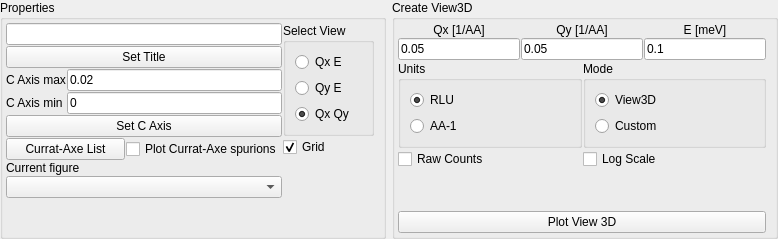
<?xml version="1.0" encoding="UTF-8"?>
<ui version="4.0">
 <class>Form</class>
 <widget class="QWidget" name="Form">
  <property name="geometry">
   <rect>
    <x>0</x>
    <y>0</y>
    <width>778</width>
    <height>239</height>
   </rect>
  </property>
  <property name="sizePolicy">
   <sizepolicy hsizetype="Preferred" vsizetype="Fixed">
    <horstretch>0</horstretch>
    <verstretch>0</verstretch>
   </sizepolicy>
  </property>
  <property name="windowTitle">
   <string>Form</string>
  </property>
  <layout class="QHBoxLayout" name="horizontalLayout">
   <property name="leftMargin">
    <number>0</number>
   </property>
   <property name="topMargin">
    <number>0</number>
   </property>
   <property name="rightMargin">
    <number>0</number>
   </property>
   <property name="bottomMargin">
    <number>0</number>
   </property>
   <item>
    <widget class="QGroupBox" name="PropertiesView3D">
     <property name="toolTip">
      <string>Properties for current figure</string>
     </property>
     <property name="statusTip">
      <string>Properties for current figure</string>
     </property>
     <property name="title">
      <string>Properties</string>
     </property>
     <layout class="QHBoxLayout" name="horizontalLayout_4">
      <property name="spacing">
       <number>1</number>
      </property>
      <property name="leftMargin">
       <number>3</number>
      </property>
      <property name="topMargin">
       <number>3</number>
      </property>
      <property name="bottomMargin">
       <number>3</number>
      </property>
      <item>
       <layout class="QVBoxLayout" name="verticalLayout_6">
        <item>
         <widget class="QLineEdit" name="View3D_SetTitle_lineEdit">
          <property name="toolTip">
           <string>Set title of current figure</string>
          </property>
          <property name="statusTip">
           <string>Set title of current figure</string>
          </property>
         </widget>
        </item>
        <item>
         <widget class="QPushButton" name="View3D_SetTitle_button">
          <property name="toolTip">
           <string>Set title of current figure</string>
          </property>
          <property name="statusTip">
           <string>Set title of current figure</string>
          </property>
          <property name="text">
           <string>Set Title</string>
          </property>
         </widget>
        </item>
        <item>
         <layout class="QHBoxLayout" name="horizontalLayout_2">
          <item>
           <layout class="QGridLayout" name="gridLayout_2">
            <item row="2" column="0">
             <widget class="QLabel" name="label_7">
              <property name="toolTip">
               <string>Set color scale axis of current figure</string>
              </property>
              <property name="statusTip">
               <string>Set color scale axis of current figure</string>
              </property>
              <property name="text">
               <string>C Axis max</string>
              </property>
             </widget>
            </item>
            <item row="3" column="0">
             <widget class="QLabel" name="label_6">
              <property name="toolTip">
               <string>Set color scale axis of current figure</string>
              </property>
              <property name="statusTip">
               <string>Set color scale axis of current figure</string>
              </property>
              <property name="text">
               <string>C Axis min</string>
              </property>
             </widget>
            </item>
            <item row="3" column="2">
             <widget class="QLineEdit" name="View3D_CAxisMin_lineEdit">
              <property name="toolTip">
               <string>Set color scale axis of current figure</string>
              </property>
              <property name="statusTip">
               <string>Set color scale axis of current figure</string>
              </property>
              <property name="text">
               <string>0</string>
              </property>
             </widget>
            </item>
            <item row="2" column="2">
             <widget class="QLineEdit" name="View3D_CAxisMax_lineEdit">
              <property name="toolTip">
               <string>Set color scale axis of current figure</string>
              </property>
              <property name="statusTip">
               <string>Set color scale axis of current figure</string>
              </property>
              <property name="text">
               <string>0.02</string>
              </property>
             </widget>
            </item>
           </layout>
          </item>
         </layout>
        </item>
        <item>
         <widget class="QPushButton" name="View3D_setCAxis_button">
          <property name="toolTip">
           <string>Set color scale axis of current figure</string>
          </property>
          <property name="statusTip">
           <string>Set color scale axis of current figure</string>
          </property>
          <property name="text">
           <string>Set C Axis</string>
          </property>
         </widget>
        </item>
        <item>
         <layout class="QHBoxLayout" name="horizontalLayout_3">
          <item>
           <widget class="QPushButton" name="View3D_CurratAxe_button">
            <property name="statusTip">
             <string>Create list of Bragg peaks from which Currat-Axe spurions are calcualted</string>
            </property>
            <property name="text">
             <string>Currat-Axe List</string>
            </property>
           </widget>
          </item>
          <item>
           <widget class="QCheckBox" name="View3D_CurratAxe_checkBox">
            <property name="toolTip">
             <string>Show or hide Currat-Axe spurions in current figure</string>
            </property>
            <property name="statusTip">
             <string>Show or hide Currat-Axe spurions in current figure</string>
            </property>
            <property name="text">
             <string>Plot Currat-Axe spurions</string>
            </property>
           </widget>
          </item>
         </layout>
        </item>
        <item>
         <widget class="QLabel" name="label_2">
          <property name="toolTip">
           <string>Current Figure</string>
          </property>
          <property name="statusTip">
           <string>Current Figure</string>
          </property>
          <property name="text">
           <string>Current figure</string>
          </property>
         </widget>
        </item>
        <item>
         <widget class="QComboBox" name="View3D_figureList_comboBox">
          <property name="toolTip">
           <string>Current Figure</string>
          </property>
          <property name="statusTip">
           <string>Current Figure</string>
          </property>
         </widget>
        </item>
        <item>
         <spacer name="verticalSpacer_2">
          <property name="orientation">
           <enum>Qt::Vertical</enum>
          </property>
          <property name="sizeHint" stdset="0">
           <size>
            <width>20</width>
            <height>0</height>
           </size>
          </property>
         </spacer>
        </item>
       </layout>
      </item>
      <item>
       <layout class="QVBoxLayout" name="verticalLayout_2">
        <item>
         <layout class="QVBoxLayout" name="verticalLayout_4">
          <item>
           <widget class="QGroupBox" name="slecetView_groupBox">
            <property name="toolTip">
             <string>Select view direction of current figure (Use also 0,1, and 2)</string>
            </property>
            <property name="statusTip">
             <string>Select view direction of current figure (Use also 0,1, and 2)</string>
            </property>
            <property name="title">
             <string>Select View</string>
            </property>
            <layout class="QVBoxLayout" name="verticalLayout">
             <item>
              <widget class="QRadioButton" name="View3D_SelectView_QxE_radioButton">
               <property name="text">
                <string>Qx E</string>
               </property>
               <property name="autoExclusive">
                <bool>true</bool>
               </property>
               <attribute name="buttonGroup">
                <string notr="true">buttonGroup</string>
               </attribute>
              </widget>
             </item>
             <item>
              <widget class="QRadioButton" name="View3D_SelectView_QyE_radioButton">
               <property name="text">
                <string>Qy E</string>
               </property>
               <property name="checked">
                <bool>false</bool>
               </property>
               <property name="autoExclusive">
                <bool>true</bool>
               </property>
               <attribute name="buttonGroup">
                <string notr="true">buttonGroup</string>
               </attribute>
              </widget>
             </item>
             <item>
              <widget class="QRadioButton" name="View3D_SelectView_QxQy_radioButton">
               <property name="text">
                <string>Qx Qy</string>
               </property>
               <property name="checked">
                <bool>true</bool>
               </property>
               <property name="autoExclusive">
                <bool>true</bool>
               </property>
               <attribute name="buttonGroup">
                <string notr="true">buttonGroup</string>
               </attribute>
              </widget>
             </item>
            </layout>
           </widget>
          </item>
          <item>
           <widget class="QCheckBox" name="View3D_Grid_checkBox">
            <property name="toolTip">
             <string>Show/hide grid on current figure</string>
            </property>
            <property name="statusTip">
             <string>Show/hide grid on current figure</string>
            </property>
            <property name="text">
             <string>Grid</string>
            </property>
            <property name="checked">
             <bool>true</bool>
            </property>
           </widget>
          </item>
          <item>
           <spacer name="verticalSpacer">
            <property name="orientation">
             <enum>Qt::Vertical</enum>
            </property>
            <property name="sizeHint" stdset="0">
             <size>
              <width>20</width>
              <height>0</height>
             </size>
            </property>
           </spacer>
          </item>
         </layout>
        </item>
       </layout>
      </item>
     </layout>
    </widget>
   </item>
   <item>
    <widget class="QGroupBox" name="CreateNewView3D_groupBox">
     <property name="toolTip">
      <string>Properties for new plot</string>
     </property>
     <property name="statusTip">
      <string>Properties for new plot</string>
     </property>
     <property name="title">
      <string>Create View3D</string>
     </property>
     <layout class="QVBoxLayout" name="verticalLayout_3">
      <property name="spacing">
       <number>1</number>
      </property>
      <property name="leftMargin">
       <number>3</number>
      </property>
      <property name="topMargin">
       <number>3</number>
      </property>
      <property name="bottomMargin">
       <number>3</number>
      </property>
      <item>
       <layout class="QGridLayout" name="gridLayout">
        <item row="1" column="1">
         <widget class="QLabel" name="label_4">
          <property name="text">
           <string>Qy [1/AA]</string>
          </property>
          <property name="alignment">
           <set>Qt::AlignCenter</set>
          </property>
         </widget>
        </item>
        <item row="1" column="2">
         <widget class="QLabel" name="label_8">
          <property name="text">
           <string>E [meV]</string>
          </property>
          <property name="alignment">
           <set>Qt::AlignCenter</set>
          </property>
         </widget>
        </item>
        <item row="2" column="2">
         <widget class="QLineEdit" name="View3D_EBin_lineEdit">
          <property name="text">
           <string>0.1</string>
          </property>
         </widget>
        </item>
        <item row="2" column="1">
         <widget class="QLineEdit" name="View3D_QYBin_lineEdit">
          <property name="text">
           <string>0.05</string>
          </property>
         </widget>
        </item>
        <item row="1" column="0">
         <widget class="QLabel" name="label">
          <property name="text">
           <string>Qx [1/AA]</string>
          </property>
          <property name="alignment">
           <set>Qt::AlignCenter</set>
          </property>
         </widget>
        </item>
        <item row="2" column="0">
         <widget class="QLineEdit" name="View3D_QXBin_lineEdit">
          <property name="text">
           <string>0.05</string>
          </property>
         </widget>
        </item>
       </layout>
      </item>
      <item>
       <layout class="QHBoxLayout" name="horizontalLayout_5">
        <item>
         <widget class="QGroupBox" name="units_groupBox">
          <property name="title">
           <string>Units</string>
          </property>
          <layout class="QVBoxLayout" name="verticalLayout_5">
           <item>
            <widget class="QRadioButton" name="View3D_SelectUnits_RLU_radioButton">
             <property name="text">
              <string>RLU</string>
             </property>
             <property name="checked">
              <bool>true</bool>
             </property>
             <property name="autoExclusive">
              <bool>true</bool>
             </property>
             <attribute name="buttonGroup">
              <string notr="true">buttonGroup_2</string>
             </attribute>
            </widget>
           </item>
           <item>
            <widget class="QRadioButton" name="View3D_SelectUnits_AA_radioButton">
             <property name="text">
              <string>AA-1</string>
             </property>
             <property name="autoExclusive">
              <bool>true</bool>
             </property>
             <attribute name="buttonGroup">
              <string notr="true">buttonGroup_2</string>
             </attribute>
            </widget>
           </item>
          </layout>
         </widget>
        </item>
        <item>
         <widget class="QGroupBox" name="groupBox">
          <property name="title">
           <string>Mode</string>
          </property>
          <layout class="QVBoxLayout" name="verticalLayout_7">
           <item>
            <widget class="QRadioButton" name="View3D_Mode_Viewer3D_radioButton">
             <property name="text">
              <string>View3D</string>
             </property>
             <property name="checked">
              <bool>true</bool>
             </property>
             <property name="autoRepeat">
              <bool>false</bool>
             </property>
             <attribute name="buttonGroup">
              <string notr="true">buttonGroup_3</string>
             </attribute>
            </widget>
           </item>
           <item>
            <widget class="QRadioButton" name="View3D_Mode_Custom_radioButton">
             <property name="text">
              <string>Custom</string>
             </property>
             <property name="checkable">
              <bool>true</bool>
             </property>
             <property name="checked">
              <bool>false</bool>
             </property>
             <property name="autoRepeat">
              <bool>true</bool>
             </property>
             <attribute name="buttonGroup">
              <string notr="true">buttonGroup_3</string>
             </attribute>
            </widget>
           </item>
          </layout>
         </widget>
        </item>
       </layout>
      </item>
      <item>
       <layout class="QHBoxLayout" name="horizontalLayout_6">
        <item>
         <widget class="QCheckBox" name="View3D_RawCounts_checkBox">
          <property name="toolTip">
           <string>Use neutron counts in stead of intensity</string>
          </property>
          <property name="statusTip">
           <string>Use neutron counts in stead of intensity</string>
          </property>
          <property name="text">
           <string>Raw Counts</string>
          </property>
         </widget>
        </item>
        <item>
         <widget class="QCheckBox" name="View3D_LogScale_checkBox">
          <property name="toolTip">
           <string>Use log scale of intensity when plotting</string>
          </property>
          <property name="statusTip">
           <string>Use log scale of intensity when plotting</string>
          </property>
          <property name="text">
           <string>Log Scale</string>
          </property>
         </widget>
        </item>
       </layout>
      </item>
      <item>
       <spacer name="verticalSpacer_3">
        <property name="orientation">
         <enum>Qt::Vertical</enum>
        </property>
        <property name="sizeHint" stdset="0">
         <size>
          <width>20</width>
          <height>0</height>
         </size>
        </property>
       </spacer>
      </item>
      <item>
       <widget class="QPushButton" name="View3D_plot_button">
        <property name="toolTip">
         <string>Generate 3D Viewer</string>
        </property>
        <property name="statusTip">
         <string>Generate 3D Viewer</string>
        </property>
        <property name="text">
         <string>Plot View 3D</string>
        </property>
       </widget>
      </item>
     </layout>
    </widget>
   </item>
  </layout>
 </widget>
 <tabstops>
  <tabstop>View3D_SetTitle_lineEdit</tabstop>
  <tabstop>View3D_SetTitle_button</tabstop>
  <tabstop>View3D_CAxisMax_lineEdit</tabstop>
  <tabstop>View3D_CAxisMin_lineEdit</tabstop>
  <tabstop>View3D_setCAxis_button</tabstop>
  <tabstop>View3D_CurratAxe_button</tabstop>
  <tabstop>View3D_CurratAxe_checkBox</tabstop>
  <tabstop>View3D_SelectView_QxE_radioButton</tabstop>
  <tabstop>View3D_SelectView_QyE_radioButton</tabstop>
  <tabstop>View3D_SelectView_QxQy_radioButton</tabstop>
  <tabstop>View3D_Grid_checkBox</tabstop>
  <tabstop>View3D_figureList_comboBox</tabstop>
  <tabstop>View3D_QXBin_lineEdit</tabstop>
  <tabstop>View3D_QYBin_lineEdit</tabstop>
  <tabstop>View3D_EBin_lineEdit</tabstop>
  <tabstop>View3D_SelectUnits_RLU_radioButton</tabstop>
  <tabstop>View3D_SelectUnits_AA_radioButton</tabstop>
  <tabstop>View3D_Mode_Viewer3D_radioButton</tabstop>
  <tabstop>View3D_Mode_Custom_radioButton</tabstop>
  <tabstop>View3D_RawCounts_checkBox</tabstop>
  <tabstop>View3D_LogScale_checkBox</tabstop>
  <tabstop>View3D_plot_button</tabstop>
 </tabstops>
 <resources/>
 <connections/>
 <buttongroups>
  <buttongroup name="buttonGroup_3"/>
  <buttongroup name="buttonGroup"/>
  <buttongroup name="buttonGroup_2"/>
 </buttongroups>
</ui>
